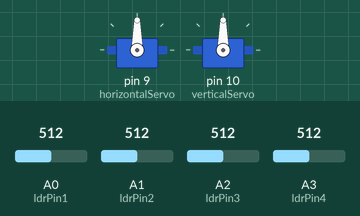
Recording of a sketch running on a simulated Arduino Uno, built with avr-gcc and run on an emulated ATmega328P. Parts: 2 × servo. The test bench sets the inputs (shaded band); at power-on: A0 (ldrPin1) = 512, A1 (ldrPin2) = 512, A2 (ldrPin3) = 512, A3 (ldrPin4) = 512.

Above: at 1.2 s.
1.3 s: A0 (ldrPin1) set to 544
At 2.5 s:
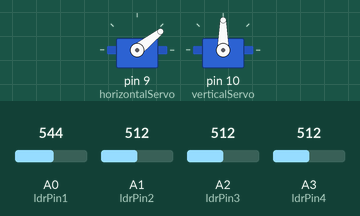
2.8 s: A1 (ldrPin2) set to 548
4.3 s: A1 (ldrPin2) set to 571
At 5.5 s:
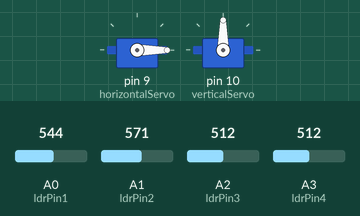
5.8 s: A2 (ldrPin3) set to 533
At 7.0 s:
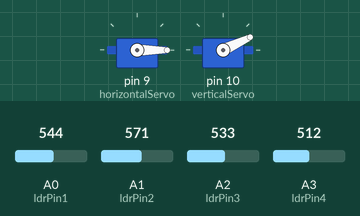
7.3 s: A3 (ldrPin4) set to 716
At 8.5 s:
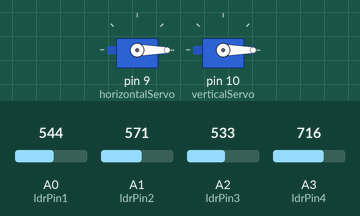
8.8 s: A0 (ldrPin1) set to 716
At 10.0 s:
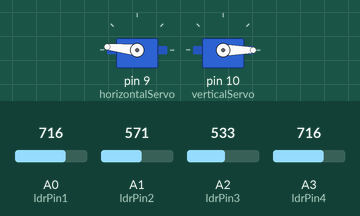
Timing chart, 0 to 11.3 s (numbered marks = the images above; inputs shaded):
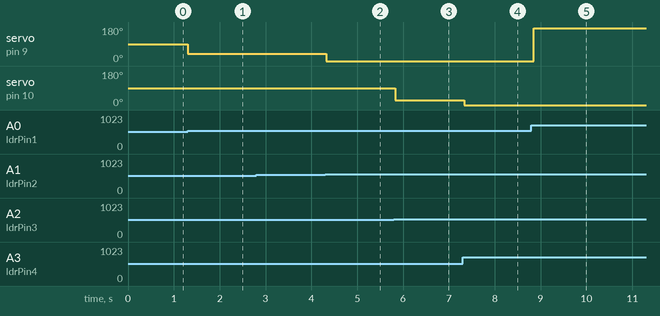

Measured:
- the behaviour switches between 532 and 533 on A0 (ldrPin1) (found by bisection; images 0 and 1)
- the behaviour switches between 564 and 565 on A1 (ldrPin2) (found by bisection; images 1 and 2)
- the behaviour switches between 532 and 533 on A2 (ldrPin3) (found by bisection; images 2 and 3)
- after the input at 1.3 s, servo on pin 9 (horizontalServo): 90° → 38° at once
- after the input at 2.8 s, every drawn part: stays the same
- after the input at 4.3 s, servo on pin 9 (horizontalServo): 38° → 0° at once
- after the input at 5.8 s, servo on pin 10 (verticalServo): 90° → 25° at once
- after the input at 7.3 s, servo on pin 10 (verticalServo): 25° → 0° at once
- after the input at 8.8 s, servo on pin 9 (horizontalServo): 0° → 174° after 0.05 s

The sketch:

Servo_control_for_dual_axis.ino
```cpp
#include <Servo.h>

Servo horizontalServo;
Servo verticalServo;

int ldrPin1 = A0;
int ldrPin2 = A1;
int ldrPin3 = A2;
int ldrPin4 = A3;

int ldr1Value, ldr2Value, ldr3Value, ldr4Value;
int horizontalAngle = 90;
int verticalAngle = 90;

void setup() {
  horizontalServo.attach(9);
  verticalServo.attach(10);
}

void loop() {

  ldr1Value = analogRead(ldrPin1);
  ldr2Value = analogRead(ldrPin2);
  ldr3Value = analogRead(ldrPin3);
  ldr4Value = analogRead(ldrPin4);

  // Calculate the difference between LDR values to adjust the servo angles for each servo
  int horizontalDiff1p = ldr1Value - ldr2Value;
   int horizontalDiff1n = ldr2Value - ldr1Value;
  int verticalDiffp = ldr3Value - ldr4Value;
 int verticalDiffn = ldr4Value - ldr3Value;

if(horizontalDiff1p>20){
  horizontalAngle=map(horizontalDiff1p,0,100,0,120);
  horizontalServo.write(horizontalAngle);
}
if(horizontalDiff1n>20){
  horizontalAngle=map(horizontalDiff1n,0,100,0,-120);
  horizontalServo.write(horizontalAngle);
}
if(verticalDiffp>20){
  verticalAngle=map(verticalDiffp,0,100,0,120);
  verticalServo.write(verticalAngle);
}
if(verticalDiffn>20){
  verticalAngle=map(verticalDiffn,0,100,0,-120);
  verticalServo.write(verticalAngle);
}

  delay(100); // Delay for stability
}
```
